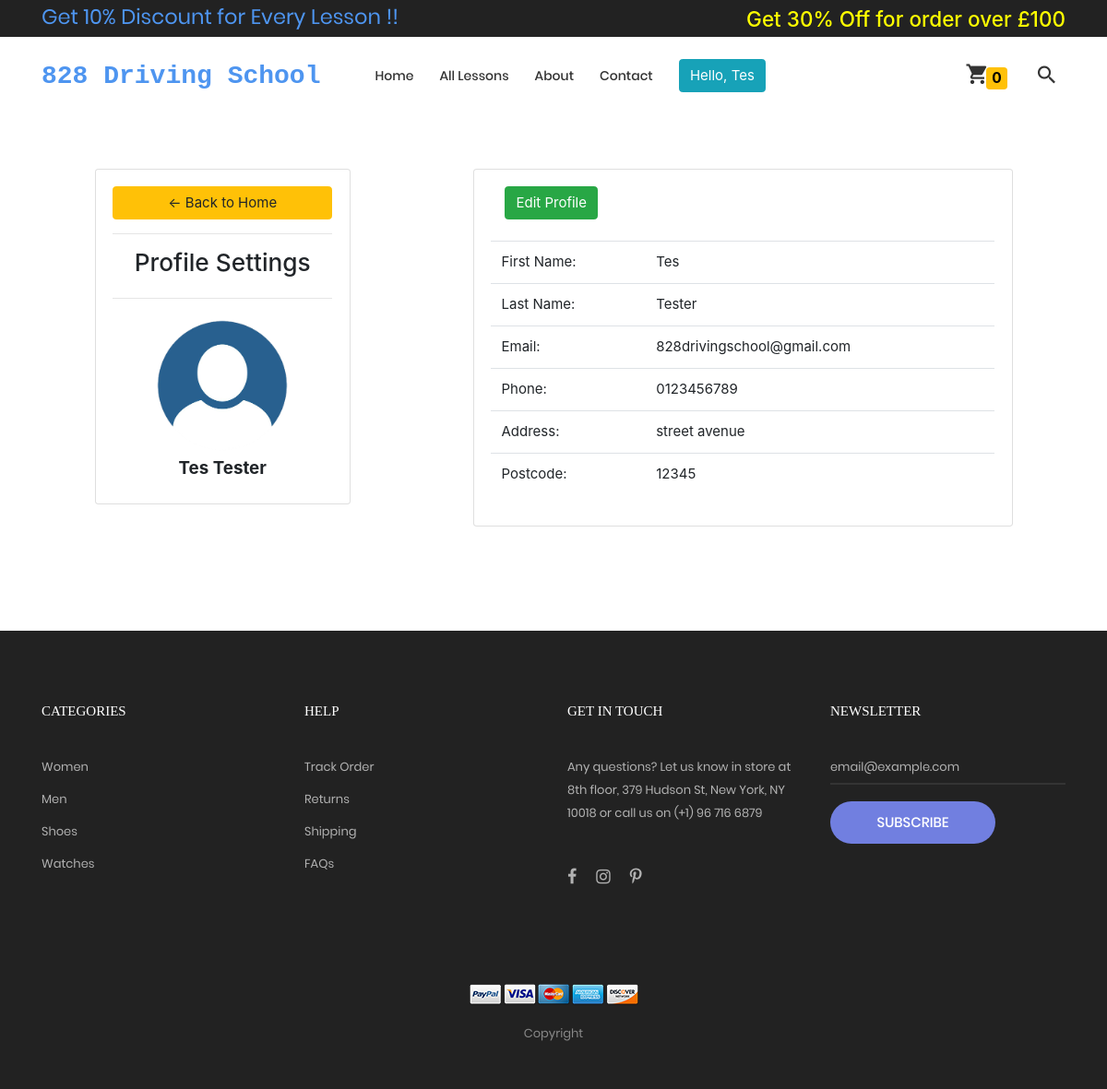
The page /profile (signed in) on the database as committed earlier.
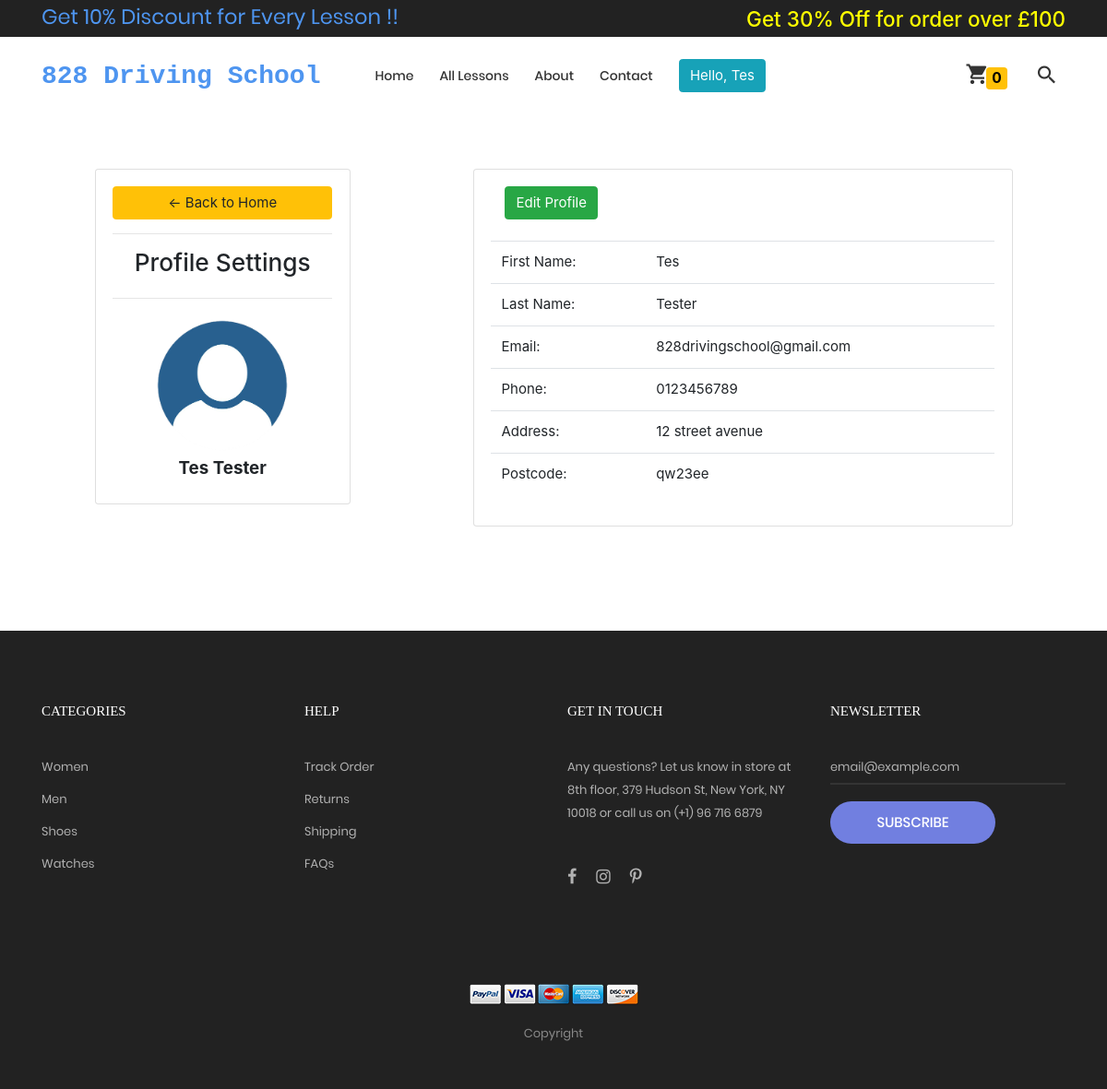
The same page on the database as committed later.
### home/models.py (models this page shows)
class customer_more_information(models.Model):
    Customer = models.ForeignKey(User, on_delete=models.CASCADE)
    Phone_number = models.CharField(max_length=200)
    Postcode = models.CharField(max_length=200, default='')
    Address = models.CharField(max_length=200)

### home/views.py (the view)
# urls.py: path('profile', views.profile, name='profile'), # user profile
def profile(request):
    if request.user.is_authenticated:
        user=request.user
        filter_user = customer_more_information.objects.filter(Customer=user)
        if filter_user:
            get_user = customer_more_information.objects.get(Customer=user)
            context2={'get_user':get_user}
            return render(request, 'profile.html', context2)
        else:
            return render(request, 'profile.html')
    else:
        return redirect('index')

### templates/profile.html (shortened to what this page needs)
{%  extends 'base.html' %}
{%block body%}
<br>
<br>
<br>
<div class="row">
	<div class="col-md-1"></div>
	<div class="col-md-3">
		<div class="card card-body">
			<a class="btn btn-warning" href="{% url 'index' %}"> &#8592; Back to Home</a>
			<hr>
			<h3 style="text-align: center">Profile Settings</h3>
			<hr>
			<img src="static/webapp1/images/icons/user.png" class="rounded profile-pic" alt="user">
			<h5 class="container text-center"><b>{{request.user.first_name}} {{request.user.last_name}} </b></h5>
		</div>
	</div>
	<div class="col-md-1"></div>
	<div class="col-md-6">
		<div class="card card-body">
			<div class="col-md-2 mb-4">
				<a href="" class="btn btn-success">Edit Profile</a>
			</div>
			<table class="table container">
				<tbody>
					<tr>
						<td>First Name:</td>
						<td>{{request.user.first_name}}</td>
					</tr>
					<tr>
						<td>Last Name:</td>
						<td>{{request.user.last_name}}</td>
					</tr>
					<tr>
						<td>Email: </td>
						<td>{{request.user.email}}</td>
					</tr>
					<tr>
						<td>Phone: </td>
						<td>
							{% if get_user.Phone_number %}
							{{get_user.Phone_number}}
							{% else %}
							<i>None</i>
							{% endif %}
						</td>
					</tr>
					<tr>
						<td>Address: </td>
						<td>
							{% if get_user.Address %}
							{{get_user.Address}}
							{% else %}
							<i>None</i>
							{% endif %}
						</td>
					</tr>
					<tr>
						<td>Postcode: </td>
						<td>
							{% if get_user.Postcode %}
							{{get_user.Postcode}}
							{% else %}
							<i>None</i>
							{% endif %}
						</td>
					</tr>
				</tbody>
			</table>
		</div>
	</div>
</div>
<br>
<br>
{% endblock %}

### templates/base.html (shortened to what this page needs)
{% load static %}
<!DOCTYPE html>
<html lang="en">
<head>
	<link rel="stylesheet" type="text/css" href="{% static 'webapp1/vendor/bootstrap/css/bootstrap.min.css' %}">
	<link rel="stylesheet" type="text/css"
		href="{% static 'webapp1/fonts/font-awesome-4.7.0/css/font-awesome.min.css' %}">
	<link rel="stylesheet" type="text/css"
		href="{% static 'webapp1/fonts/iconic/css/material-design-iconic-font.min.css' %}">
	<link rel="stylesheet" type="text/css" href="{% static 'webapp1/fonts/linearicons-v1.0.0/icon-font.min.css' %}">
	<link rel="stylesheet" type="text/css" href="{% static 'webapp1/vendor/animate/animate.css' %}">
	<link rel="stylesheet" type="text/css" href="{% static 'webapp1/vendor/css-hamburgers/hamburgers.min.css' %}">
	<link rel="stylesheet" type="text/css" href="{% static 'webapp1/vendor/animsition/css/animsition.min.css' %}">
	<link rel="stylesheet" type="text/css" href="{% static 'webapp1/vendor/select2/select2.min.css' %}">
	<link rel="stylesheet" type="text/css" href="{% static 'webapp1/vendor/daterangepicker/daterangepicker.css' %}">
	<link rel="stylesheet" type="text/css" href="{% static 'webapp1/vendor/slick/slick.css' %}">
	<link rel="stylesheet" type="text/css" href="{% static 'webapp1/vendor/MagnificPopup/magnific-popup.css' %}">
	<link rel="stylesheet" type="text/css" href="{% static 'webapp1/vendor/perfect-scrollbar/perfect-scrollbar.css' %}">
	<link rel="stylesheet" type="text/css" href="{% static 'webapp1/css/util.css' %}">
	<link rel="stylesheet" type="text/css" href="{% static 'webapp1/css/main.css' %}">
	<link rel="stylesheet" href="https://stackpath.bootstrapcdn.com/bootstrap/4.3.1/css/bootstrap.min.css"
>
</head>
<body class="animsition">
	<header>
		<div class="container-menu-desktop">
			<div class="top-bar">
				<div class="content-topbar flex-sb-m h-full container">
					<div class="left-top-bar">
						<h4 class="mt-1" style="color:#4E95F0;">Get 10% Discount for Every Lesson !!</h4>
					</div>
					<div class="right-top-bar">
						<h4 class="mt-2" style="color:yellow;">Get 30% Off for order over £100</h4>
					</div>
				</div>
			</div>
			<div class="wrap-menu-desktop">
				<nav class="limiter-menu-desktop ml-5 mr-5">
					<div id="logo" style="padding:10px 0">
						<a href="/">
							<h5 class="ltext-101 cl2 p-t-40 p-b-30 pr-5"
								style="font-family:courier,arial,helvetica; color:#4E95F0;"><b>828 Driving School</b>
							</h5>
						</a>
					</div>
					<div class="menu-desktop">
						<ul class="main-menu">
							<li class="{% block index %}{% endblock %}">
								<a href="{% url 'index' %}">Home</a>
							</li>
							<li class="{% block all_lessons %}{% endblock %}">
								<a href="{% url 'all_lessons' %}">All Lessons</a>
							</li>
							<li class="{% block about %}{% endblock %}">
								<a href="{% url 'about' %}">About</a>
							</li>
							<li class="{% block contact %}{% endblock %}">
								<a href="{% url 'contact' %}">Contact</a>
							</li>
							{% if user.is_authenticated %}
							<li>
								<div>
									<a class="btn btn-info" href="#">Hello, {{user.first_name}}</a>
								</div>
							</li>
							{% endif %}
						</ul>
					</div>
					<div class="wrap-icon-header flex-w flex-r-m">
						<div class="icon-header-item cl2 hov-cl1 trans-04 p-l-22 p-r-11 js-show-cart" data-notify="">
							<i class="zmdi zmdi-shopping-cart"></i><small><span class="badge badge-warning"
									style="color:black;"><span id="product_cart">0</span></span></small>
						</div>
						<div class="icon-header-item cl2 hov-cl1 trans-04 p-l-22 p-r-11 js-show-modal-search">
							<i class="zmdi zmdi-search"></i>
						</div>
					</div>
				</nav>
			</div>
		</div>
	</header>
	<br>
	<br>
	<br>
	{% block body %}{% endblock %}
	<footer class="bg3 p-t-75 p-b-32">
		<div class="container">
			<div class="row">
				<div class="col-sm-6 col-lg-3 p-b-50">
					<h4 class="stext-301 cl0 p-b-30">
						Categories
					</h4>
					<ul>
						<li class="p-b-10">
							<a href="#" class="stext-107 cl7 hov-cl1 trans-04">
								Women
							</a>
						</li>
						<li class="p-b-10">
							<a href="#" class="stext-107 cl7 hov-cl1 trans-04">
								Men
							</a>
						</li>
						<li class="p-b-10">
							<a href="#" class="stext-107 cl7 hov-cl1 trans-04">
								Shoes
							</a>
						</li>
						<li class="p-b-10">
							<a href="#" class="stext-107 cl7 hov-cl1 trans-04">
								Watches
							</a>
						</li>
					</ul>
				</div>
				<div class="col-sm-6 col-lg-3 p-b-50">
					<h4 class="stext-301 cl0 p-b-30">
						Help
					</h4>
					<ul>
						<li class="p-b-10">
							<a href="#" class="stext-107 cl7 hov-cl1 trans-04">
								Track Order
							</a>
						</li>
						<li class="p-b-10">
							<a href="#" class="stext-107 cl7 hov-cl1 trans-04">
								Returns
							</a>
						</li>
						<li class="p-b-10">
							<a href="#" class="stext-107 cl7 hov-cl1 trans-04">
								Shipping
							</a>
						</li>
						<li class="p-b-10">
							<a href="#" class="stext-107 cl7 hov-cl1 trans-04">
								FAQs
							</a>
						</li>
					</ul>
				</div>
				<div class="col-sm-6 col-lg-3 p-b-50">
					<h4 class="stext-301 cl0 p-b-30">
						GET IN TOUCH
					</h4>
					<p class="stext-107 cl7 size-201">
						Any questions? Let us know in store at 8th floor, 379 Hudson St, New York, NY 10018 or call us
						on (+1) 96 716 6879
					</p>
					<div class="p-t-27">
						<a href="#" class="fs-18 cl7 hov-cl1 trans-04 m-r-16">
							<i class="fa fa-facebook"></i>
						</a>
						<a href="#" class="fs-18 cl7 hov-cl1 trans-04 m-r-16">
							<i class="fa fa-instagram"></i>
						</a>
						<a href="#" class="fs-18 cl7 hov-cl1 trans-04 m-r-16">
							<i class="fa fa-pinterest-p"></i>
						</a>
					</div>
				</div>
				<div class="col-sm-6 col-lg-3 p-b-50">
					<h4 class="stext-301 cl0 p-b-30">
						Newsletter
					</h4>
					<form>
						<div class="wrap-input1 w-full p-b-4">
							<input class="input1 bg-none plh1 stext-107 cl7" type="text" name="email"
								placeholder="email@example.com">
						</div>
						<div class="p-t-18">
							<button class="flex-c-m stext-101 cl0 size-103 bg1 bor1 hov-btn2 p-lr-15 trans-04">
								Subscribe
							</button>
						</div>
					</form>
				</div>
			</div>
			<div class="p-t-40">
				<div class="flex-c-m flex-w p-b-18">
					<a href="#" class="m-all-1">
						<img src="{% static 'webapp1/' %}images/icons/icon-pay-01.png" alt="ICON-PAY">
					</a>
					<a href="#" class="m-all-1">
						<img src="{% static 'webapp1/' %}images/icons/icon-pay-02.png" alt="ICON-PAY">
					</a>
					<a href="#" class="m-all-1">
						<img src="{% static 'webapp1/' %}images/icons/icon-pay-03.png" alt="ICON-PAY">
					</a>
					<a href="#" class="m-all-1">
						<img src="{% static 'webapp1/' %}images/icons/icon-pay-04.png" alt="ICON-PAY">
					</a>
					<a href="#" class="m-all-1">
						<img src="{% static 'webapp1/' %}images/icons/icon-pay-05.png" alt="ICON-PAY">
					</a>
				</div>
				<p class="stext-107 cl6 txt-center">
					Copyright
				</p>
			</div>
		</div>
	</footer>
</body>
</html>

### static/webapp1/css/main.css (style rules this page uses)
.container { max-width: 1380px; }
@media (max-width: 1600px) { .container { max-width: 1200px; } }
.container-menu-desktop { height: auto; width: 100%; position: relative; -webkit-transition: all 0.3s; -o-transition: all 0.3s; -moz-transition: all 0.3s; transition: all 0.3s; }
.top-bar { height: 40px; background-color: #222; }
.left-top-bar { font-family: Poppins-Regular; font-size: 12px; line-height: 1.8; color: #b2b2b2; }
.wrap-menu-desktop { position: fixed; z-index: 1100; background-color: transparent; width: 100%; height: 84px; top: 40px; left: 0px; -webkit-transition: height 0.3s, background-color 0.3s; -o-transition: height 0.3s, background-color 0.3s; -moz-transition: height 0.3s, background-color 0.3s; transition: height 0.3s, background-color 0.3s; }
.limiter-menu-desktop { height: 100%; display: -webkit-box; display: -webkit-flex; display: -moz-box; display: -ms-flexbox; display: flex; align-items: center; background-color: transparent; }
.menu-desktop { display: -webkit-box; display: -webkit-flex; display: -moz-box; display: -ms-flexbox; display: flex; align-items: center; height: 100%; }
.main-menu { list-style-type: none; margin: 0; display: -webkit-box; display: -webkit-flex; display: -moz-box; display: -ms-flexbox; display: flex; align-items: center; }
.main-menu > li { display: block; position: relative; padding: 20px 10px 20px 0px; margin: 0px 4px 0px 14px; }
.main-menu > li > a { font-family: Poppins-Medium; font-size: 14px; color: #333; padding: 5px 0px; transition: all 0.4s; -webkit-transition: all 0.4s; -o-transition: all 0.4s; -moz-transition: all 0.4s; }
.wrap-icon-header { flex-grow: 1; }
.icon-header-item { position: relative; font-size: 26px; line-height: 1; cursor: pointer; }
.cl0 { color: #fff; }
.cl2 { color: #333; }
.cl6 { color: #888; }
.cl7 { color: #b2b2b2; }
.stext-101 { font-family: Poppins-Medium; font-size: 15px; line-height: 1.466667; text-transform: uppercase; }
.stext-107 { font-family: Poppins-Regular; font-size: 13px; line-height: 1.923; }
.stext-301 { font-family: Montserrat-Bold; font-size: 15px; line-height: 1.6; text-transform: uppercase; }
.ltext-101 { font-family: Poppins-Regular; font-size: 28px; line-height: 1.2857; }
.size-103 { min-width: 179px; height: 46px; }
.size-201 { max-width: 270px; }
.bg-none { background-color: transparent; }
.bg1 { background-color: #717fe0; }
.bg3 { background-color: #222; }
.bor1 { border-radius: 23px; }
.wrap-input1 { position: relative; border-bottom: 2px solid rgba(204, 204, 204, 0.1); }
.input1 { background-color: transparent; width: 100%; }

### templates/profile.html (style rules this page uses)
.profile-pic { max-width: 200px; max-height: 200px; margin: 0 auto; border-radius: 50%; }

Rows that differ between the two databases and show on the page:
changed customer_more_information: Address "street avenue" → "12 street avenue"; Postcode "12345" → "qw23ee"
